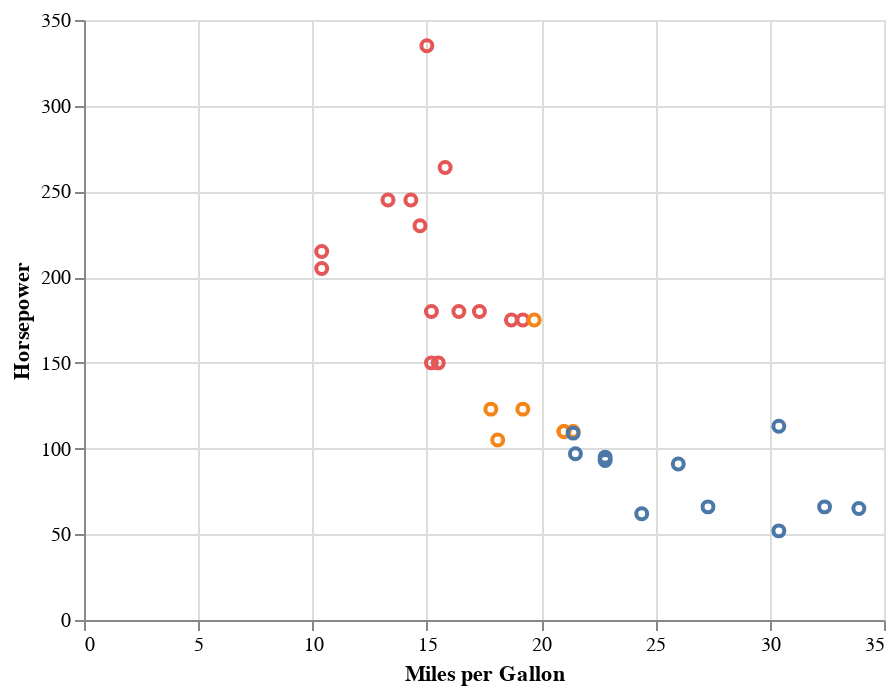

The notebook cell saved with this chart:
### Code cell
# Prepare unique values for dropdown from the 'cyl' column
cylinder_details = data['cyl'].unique()
options = cylinder_details.tolist()
labels = [str(option) + ' cylinders' for option in options]

# Create a dropdown for selecting number of cylinders
input_dropdown = alt.binding_select(
    options=options + [None],
    labels=labels + ['All'],
    name='Cylinders: '
)

# Create a selection that allows single selection from dropdown
selection = alt.selection_single(
    fields=['cyl'],
    bind=input_dropdown
)

# Create an interactive chart with the selection
display_chart = alt.Chart(data).mark_point().encode(
    x=alt.X('mpg:Q', title='Miles per Gallon'),
    y=alt.Y('hp:Q', title='Horsepower'),
    color=alt.condition(selection, 'cyl:N', alt.value('lightgrey'), legend=None),
    opacity=alt.condition(selection, alt.value(1), alt.value(0.2))
).add_selection(
    selection
)

display_chart

### Figure 1 — Vega-Lite specification as saved in the notebook (floating-point values rounded to 4 significant figures)
{"config": {"view": {"continuousWidth": 400, "continuousHeight": 300}}, "data": {"name": "data-cbaf277d8f833be76c3c0a2eb9bb0e5a"}, "mark": "point", "encoding": {"color": {"condition": {"field": "cyl", "legend": null, "type": "nominal", "selection": "selector005"}, "value": "lightgrey"}, "opacity": {"condition": {"value": 1, "selection": "selector005"}, "value": 0.2}, "x": {"field": "mpg", "title": "Miles per Gallon", "type": "quantitative"}, "y": {"field": "hp", "title": "Horsepower", "type": "quantitative"}}, "selection": {"selector005": {"type": "single", "fields": ["cyl"], "bind": {"input": "select", "options": [6, 4, 8, null], "labels": ["6 cylinders", "4 cylinders", "8 cylinders", "All"], "name": "Cylinders: "}}}, "$schema": "https://vega.github.io/schema/vega-lite/v4.17.0.json", "datasets": {"data-cbaf277d8f833be76c3c0a2eb9bb0e5a": [{"mpg": 21.0, "cyl": 6, "disp": 160.0, "hp": 110, "drat": 3.9, "wt": 2.62, "qsec": 16.46, "vs": 0, "am": 1, "gear": 4, "carb": 4}, {"mpg": 21.0, "cyl": 6, "disp": 160.0, "hp": 110, "drat": 3.9, "wt": 2.875, "qsec": 17.02, "vs": 0, "am": 1, "gear": 4, "carb": 4}, {"mpg": 22.8, "cyl": 4, "disp": 108.0, "hp": 93, "drat": 3.85, "wt": 2.32, "qsec": 18.61, "vs": 1, "am": 1, "gear": 4, "carb": 1}, {"mpg": 21.4, "cyl": 6, "disp": 258.0, "hp": 110, "drat": 3.08, "wt": 3.215, "qsec": 19.44, "vs": 1, "am": 0, "gear": 3, "carb": 1}, {"mpg": 18.7, "cyl": 8, "disp": 360.0, "hp": 175, "drat": 3.15, "wt": 3.44, "qsec": 17.02, "vs": 0, "am": 0, "gear": 3, "carb": 2}, {"mpg": 18.1, "cyl": 6, "disp": 225.0, "hp": 105, "drat": 2.76, "wt": 3.46, "qsec": 20.22, "vs": 1, "am": 0, "gear": 3, "carb": 1}, {"mpg": 14.3, "cyl": 8, "disp": 360.0, "hp": 245, "drat": 3.21, "wt": 3.57, "qsec": 15.84, "vs": 0, "am": 0, "gear": 3, "carb": 4}, {"mpg": 24.4, "cyl": 4, "disp": 146.7, "hp": 62, "drat": 3.69, "wt": 3.19, "qsec": 20.0, "vs": 1, "am": 0, "gear": 4, "carb": 2}, {"mpg": 22.8, "cyl": 4, "disp": 140.8, "hp": 95, "drat": 3.92, "wt": 3.15, "qsec": 22.9, "vs": 1, "am": 0, "gear": 4, "carb": 2}, {"mpg": 19.2, "cyl": 6, "disp": 167.6, "hp": 123, "drat": 3.92, "wt": 3.44, "qsec": 18.3, "vs": 1, "am": 0, "gear": 4, "carb": 4}, {"mpg": 17.8, "cyl": 6, "disp": 167.6, "hp": 123, "drat": 3.92, "wt": 3.44, "qsec": 18.9, "vs": 1, "am": 0, "gear": 4, "carb": 4}, {"mpg": 16.4, "cyl": 8, "disp": 275.8, "hp": 180, "drat": 3.07, "wt": 4.07, "qsec": 17.4, "vs": 0, "am": 0, "gear": 3, "carb": 3}, {"mpg": 17.3, "cyl": 8, "disp": 275.8, "hp": 180, "drat": 3.07, "wt": 3.73, "qsec": 17.6, "vs": 0, "am": 0, "gear": 3, "carb": 3}, {"mpg": 15.2, "cyl": 8, "disp": 275.8, "hp": 180, "drat": 3.07, "wt": 3.78, "qsec": 18.0, "vs": 0, "am": 0, "gear": 3, "carb": 3}, {"mpg": 10.4, "cyl": 8, "disp": 472.0, "hp": 205, "drat": 2.93, "wt": 5.25, "qsec": 17.98, "vs": 0, "am": 0, "gear": 3, "carb": 4}, {"mpg": 10.4, "cyl": 8, "disp": 460.0, "hp": 215, "drat": 3.0, "wt": 5.424, "qsec": 17.82, "vs": 0, "am": 0, "gear": 3, "carb": 4}, {"mpg": 14.7, "cyl": 8, "disp": 440.0, "hp": 230, "drat": 3.23, "wt": 5.345, "qsec": 17.42, "vs": 0, "am": 0, "gear": 3, "carb": 4}, {"mpg": 32.4, "cyl": 4, "disp": 78.7, "hp": 66, "drat": 4.08, "wt": 2.2, "qsec": 19.47, "vs": 1, "am": 1, "gear": 4, "carb": 1}, {"mpg": 30.4, "cyl": 4, "disp": 75.7, "hp": 52, "drat": 4.93, "wt": 1.615, "qsec": 18.52, "vs": 1, "am": 1, "gear": 4, "carb": 2}, {"mpg": 33.9, "cyl": 4, "disp": 71.1, "hp": 65, "drat": 4.22, "wt": 1.835, "qsec": 19.9, "vs": 1, "am": 1, "gear": 4, "carb": 1}, {"mpg": 21.5, "cyl": 4, "disp": 120.1, "hp": 97, "drat": 3.7, "wt": 2.465, "qsec": 20.01, "vs": 1, "am": 0, "gear": 3, "carb": 1}, {"mpg": 15.5, "cyl": 8, "disp": 318.0, "hp": 150, "drat": 2.76, "wt": 3.52, "qsec": 16.87, "vs": 0, "am": 0, "gear": 3, "carb": 2}, {"mpg": 15.2, "cyl": 8, "disp": 304.0, "hp": 150, "drat": 3.15, "wt": 3.435, "qsec": 17.3, "vs": 0, "am": 0, "gear": 3, "carb": 2}, {"mpg": 13.3, "cyl": 8, "disp": 350.0, "hp": 245, "drat": 3.73, "wt": 3.84, "qsec": 15.41, "vs": 0, "am": 0, "gear": 3, "carb": 4}, {"mpg": 19.2, "cyl": 8, "disp": 400.0, "hp": 175, "drat": 3.08, "wt": 3.845, "qsec": 17.05, "vs": 0, "am": 0, "gear": 3, "carb": 2}, {"mpg": 27.3, "cyl": 4, "disp": 79.0, "hp": 66, "drat": 4.08, "wt": 1.935, "qsec": 18.9, "vs": 1, "am": 1, "gear": 4, "carb": 1}, {"mpg": 26.0, "cyl": 4, "disp": 120.3, "hp": 91, "drat": 4.43, "wt": 2.14, "qsec": 16.7, "vs": 0, "am": 1, "gear": 5, "carb": 2}, {"mpg": 30.4, "cyl": 4, "disp": 95.1, "hp": 113, "drat": 3.77, "wt": 1.513, "qsec": 16.9, "vs": 1, "am": 1, "gear": 5, "carb": 2}, {"mpg": 15.8, "cyl": 8, "disp": 351.0, "hp": 264, "drat": 4.22, "wt": 3.17, "qsec": 14.5, "vs": 0, "am": 1, "gear": 5, "carb": 4}, {"mpg": 19.7, "cyl": 6, "disp": 145.0, "hp": 175, "drat": 3.62, "wt": 2.77, "qsec": 15.5, "vs": 0, "am": 1, "gear": 5, "carb": 6}, {"mpg": 15.0, "cyl": 8, "disp": 301.0, "hp": 335, "drat": 3.54, "wt": 3.57, "qsec": 14.6, "vs": 0, "am": 1, "gear": 5, "carb": 8}, {"mpg": 21.4, "cyl": 4, "disp": 121.0, "hp": 109, "drat": 4.11, "wt": 2.78, "qsec": 18.6, "vs": 1, "am": 1, "gear": 4, "carb": 2}]}}
